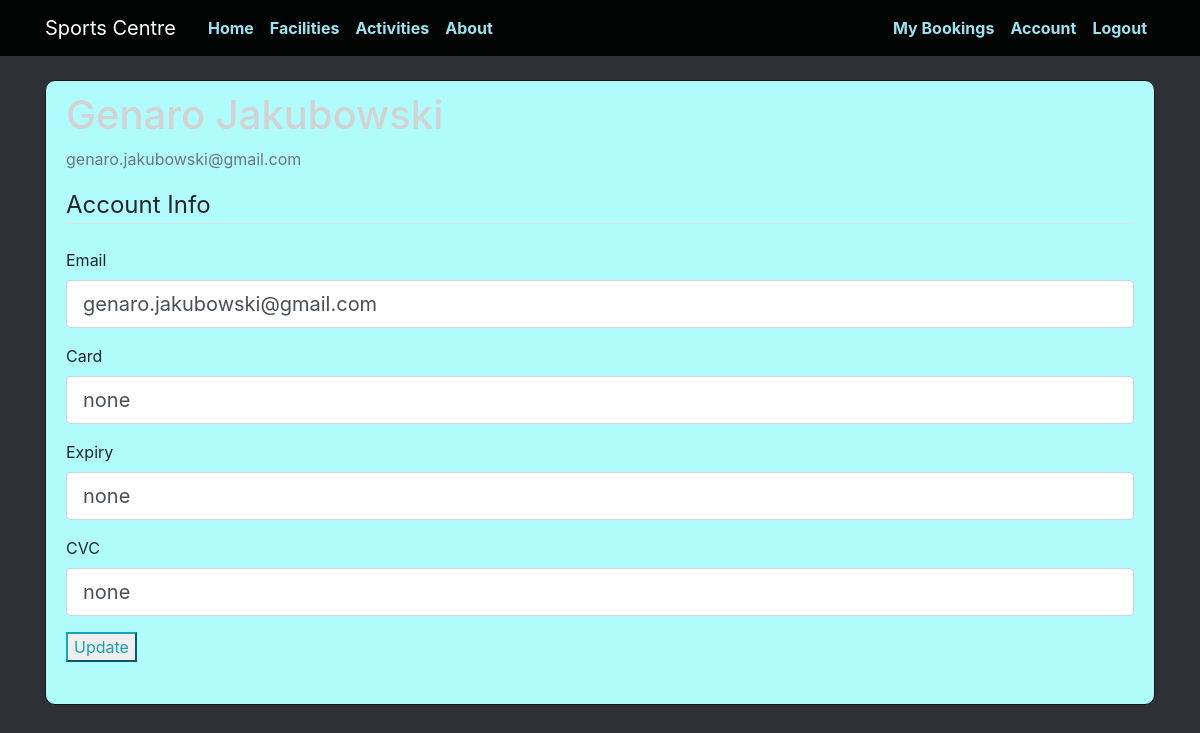
Screenshot of /account (signed in) with the database file from the repository.
### app/models.py (models this page shows)
class User(db.Model, UserMixin):
  id = db.Column(db.Integer, primary_key=True)
  name = db.Column(db.String(100), nullable=False)
  email = db.Column(db.String(100), unique=True, nullable=False)
  password = db.Column(db.String(50), nullable=False)
  user_type = db.Column(db.Integer, default=1)
  card_number = db.Column(db.String, default="none")
  card_expiry = db.Column(db.String, default="none")
  card_CVC = db.Column(db.String, default="none")

### app/views.py (the view)
@app.route('/account', methods=['GET', 'POST'])
@login_required
def account():
  form = UpdateAccountForm()
  if form.validate_on_submit():
    current_user.email = form.email.data
    if is_integer_sequence(form.card_number.data, 16) and is_integer_sequence(form.card_expiry.data, 4) and is_integer_sequence(form.card_CVC.data, 3):
      current_user.card_number = form.card_number.data
      current_user.card_expiry = form.card_expiry.data
      current_user.card_CVC = form.card_CVC.data
      db.session.commit()
      flash('Account has been updated', 'success')
    else:
      flash('Invalid card details', 'danger')
    return redirect(url_for('account'))
  elif request.method == 'GET':
    form.email.data = current_user.email
    form.card_number.data = current_user.card_number
    form.card_expiry.data = current_user.card_expiry
    form.card_CVC.data = current_user.card_CVC
  return render_template('account.html', title="Account", form=form)

### app/forms.py (shortened to what this page needs)
class UpdateAccountForm(Form):
  email = StringField('Email', validators=[DataRequired(), Email()])
  card_number = StringField('Card')
  card_expiry = StringField('Expiry')
  card_CVC = StringField('CVC')
  submit = SubmitField('Update')

### app/models.py (called while the page is built)
@login_manager.user_loader
def load_user(user_id):
  return User.query.get(int(user_id))

### app/templates/account.html (shortened to what this page needs)
{% extends "index.html" %}
{% block content %}
  <div class="content-section">
    <div class="media">
      <div class="media-body">
        <h2 class="account-heading">{{ current_user.name }}</h2>
        <p class="text-secondary">{{ current_user.email }}</p>
      </div>
    </div>
    <form method="POST" cation="">
      <fieldset class="form-group">
        <legend class="border-bottom mb-4">Account Info</legend>
        <div class="form-group">
          {{ form.email.label(class="form-control-label") }}
          {% if form.email.errors %}
            {{ form.email(class="form-control form-control-lg is-invalid") }}
            <div class="inalid-feedback">
              {% for error in form.email.errors %}
                <span>{{ error }}</span>
              {% endfor %}
            </div>
          {% else %}
            {{ form.email(class="form-control form-control-lg") }}
          {% endif %}
        </div>
        <div class="form-group">
          {{ form.card_number.label(class="form-control-label") }}
          {% if form.card_number.errors %}
            {{ form.card_number(class="form-control form-control-lg is-invalid") }}
            <div class="inalid-feedback">
              {% for error in form.card_number.errors %}
                <span>{{ error }}</span>
              {% endfor %}
            </div>
          {% else %}
            {{ form.card_number(class="form-control form-control-lg") }}
          {% endif %}
        </div>
        <div class="form-group">
          {{ form.card_expiry.label(class="form-control-label") }}
          {% if form.card_expiry.errors %}
            {{ form.card_expiry(class="form-control form-control-lg is-invalid") }}
            <div class="inalid-feedback">
              {% for error in form.card_expiry.errors %}
                <span>{{ error }}</span>
              {% endfor %}
            </div>
          {% else %}
            {{ form.card_expiry(class="form-control form-control-lg") }}
          {% endif %}
        </div>
        <div class="form-group">
          {{ form.card_CVC.label(class="form-control-label") }}
          {% if form.card_CVC.errors %}
            {{ form.card_CVC(class="form-control form-control-lg is-invalid") }}
            <div class="inalid-feedback">
              {% for error in form.card_CVC.errors %}
                <span>{{ error }}</span>
              {% endfor %}
            </div>
          {% else %}
            {{ form.card_CVC(class="form-control form-control-lg") }}
          {% endif %}
        </div>
      <div class="form-group">
        {{ form.submit(class="btw btn-outline-info") }}
      </div>
    </form>
  </div>
{% endblock %}

### app/static/style.css (style rules this page uses)
body { background: rgb(45, 48, 53); color: rgb(36, 37, 43); margin-top: 5rem; }
h2 { color: lightgrey; }
.content-section { background: #b0fcfc; padding: 10px 20px; border: 1px solid #161515; border-radius: 10px; margin-bottom: 15px; }
.account-heading { font-size: 2.5rem; }

### rows the page displays
User: email "genaro.jakubowski@gmail.com", card_number "none", card_expiry "none", card_CVC "none"
